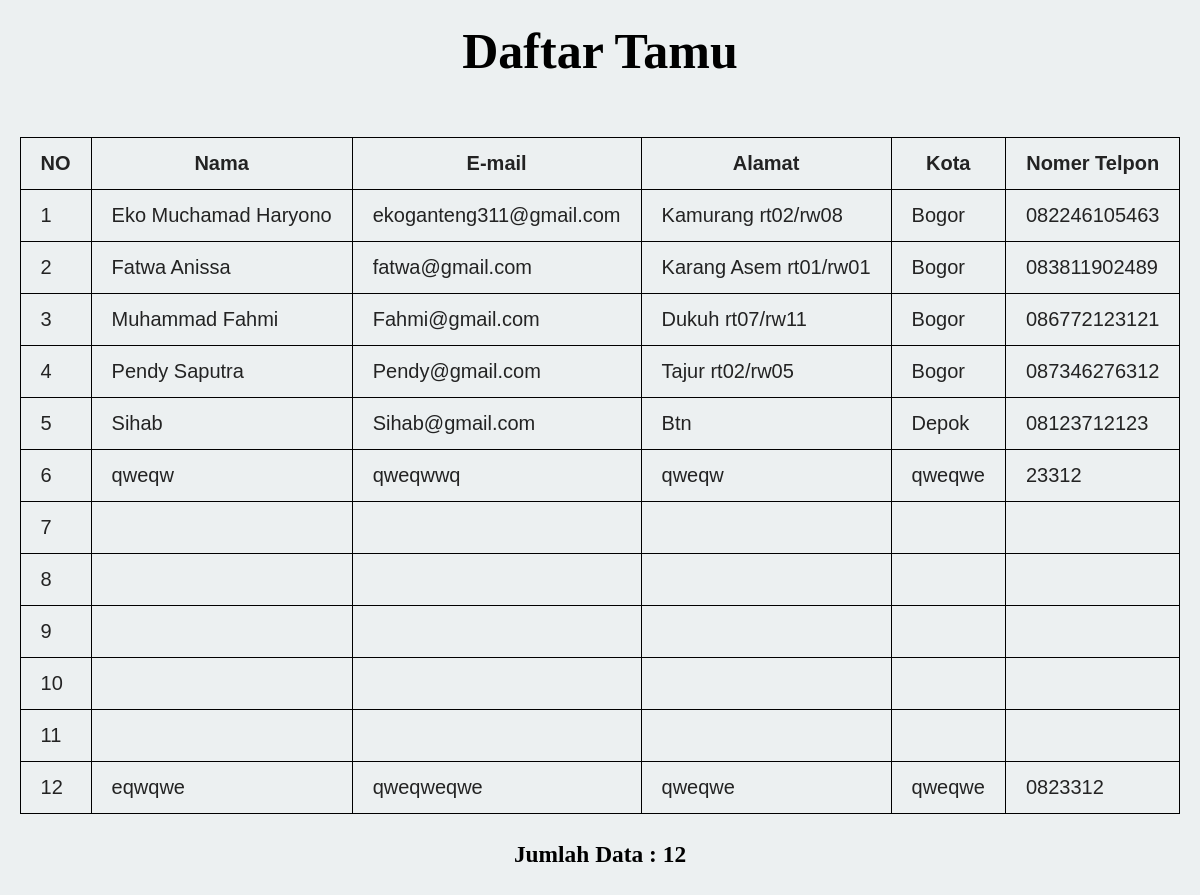
The page / on the database its author committed.
### tables this page shows
CREATE TABLE `tb_tamu` (
  `nomor` int(12) NOT NULL,
  `nama` varchar(128) NOT NULL,
  `email` varchar(50) NOT NULL,
  `alamat` text NOT NULL,
  `kota` varchar(128) NOT NULL,
  `telp` varchar(12) NOT NULL
);

### index.php (the view, shortened to what this page needs)
<!DOCTYPE html>
<html>
<head>
</head>
<body>
	<center>
	<h1>Daftar Tamu</h1><br>
	<table class="table1">
		<tr>
			<th>NO</th>
			<th>Nama</th>
			<th>E-mail</th>
			<th>Alamat</th>
			<th>Kota</th>
			<th>Nomer Telpon</th>
		</tr>
		<?php
		require 'koneksi.php';
		$no = 1;
		$data = mysqli_query($koneksi,"select * from tb_tamu");
		$jumlahdata = mysqli_num_rows($data);
		while($tamu = mysqli_fetch_array($data)){
			?>
			<tr>
				<td><?php echo $no++; ?></td>
				<td><?php echo $tamu['nama']; ?></td>
				<td><?php echo $tamu['email']; ?></td>
				<td><?php echo $tamu['alamat']; ?></td>
				<td><?php echo $tamu['kota']; ?></td>
				<td><?php echo $tamu['telp']; ?></td>
			</tr>
			<?php } ?>
	</table>
	<h3>Jumlah Data : <?= $jumlahdata; ?></h3>
	</center>
</body>
</html>

### index.php (style rules this page uses)
body { background: #ecf0f1 ; font-family: Bodoni MT Black; line-height: 1.75em; font-size: 20px; }
h1 { font-size: 50px; }
.table1 { font-family: sans-serif; color: #232323; border-collapse: collapse; }
.table1, th, td { border: 1px solid #000000; padding: 8px 20px; }

### rows shown on the page
tb_tamu: nama "Eko Muchamad Haryono", email "ekoganteng311@gmail.com", alamat "Kamurang rt02/rw08", kota "Bogor", telp "082246105463"
tb_tamu: nama "Fatwa Anissa", email "fatwa@gmail.com", alamat "Karang Asem rt01/rw01", kota "Bogor", telp "083811902489"
tb_tamu: nama "Muhammad Fahmi", email "Fahmi@gmail.com", alamat "Dukuh rt07/rw11", kota "Bogor", telp "086772123121"
tb_tamu: nama "Pendy Saputra", email "Pendy@gmail.com", alamat "Tajur rt02/rw05", kota "Bogor", telp "087346276312"
tb_tamu: nama "Sihab", email "Sihab@gmail.com", alamat "Btn", kota "Depok", telp "08123712123"
tb_tamu: nama "qweqw", email "qweqwwq", alamat "qweqw", kota "qweqwe", telp "23312"
tb_tamu: nama "eqwqwe", email "qweqweqwe", alamat "qweqwe", kota "qweqwe", telp "0823312"

### other values the page prints
$jumlahdata "12"
